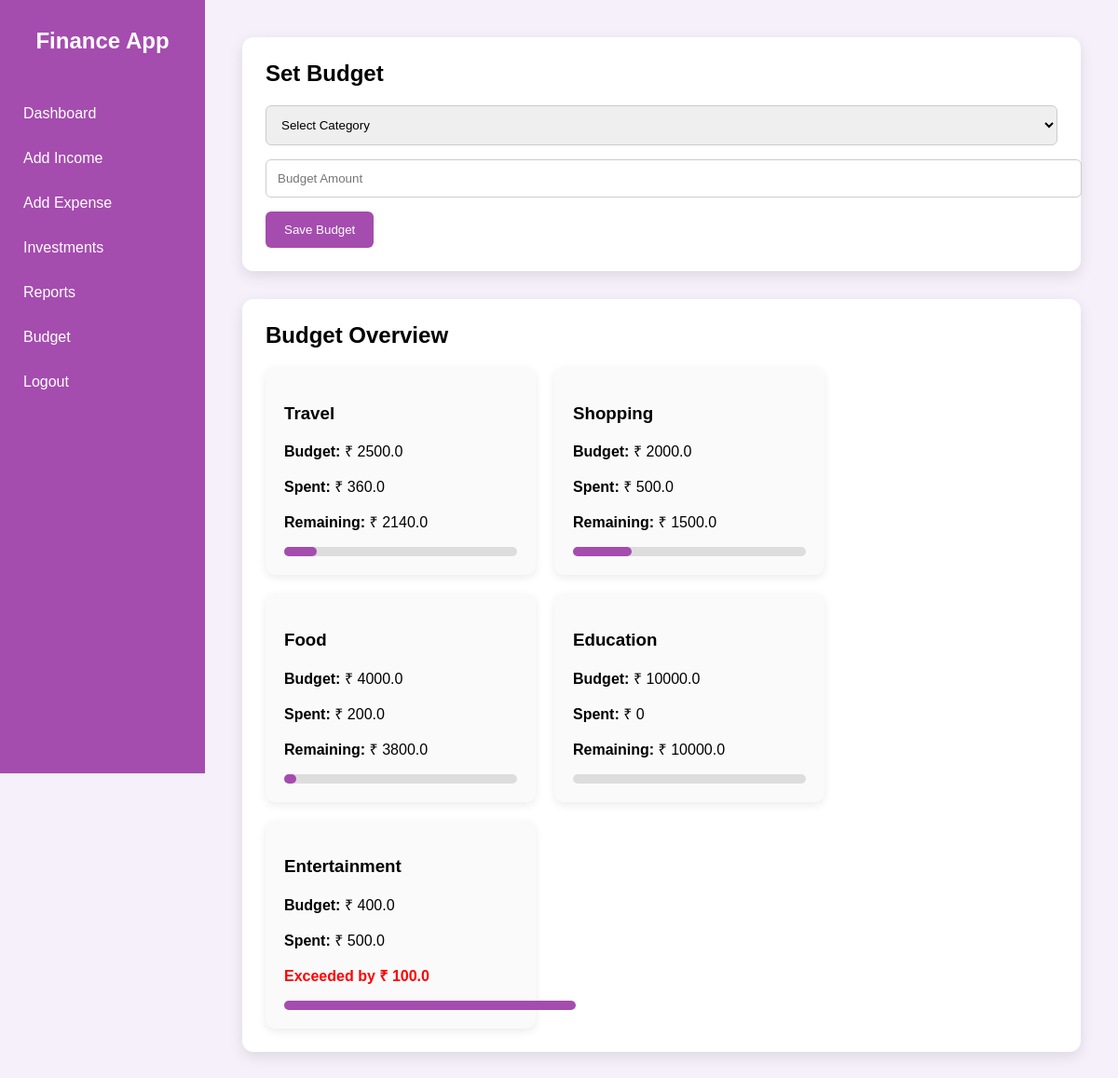
Screenshot of /budget (signed in) with the database file from the repository.
### tables this page shows
CREATE TABLE budget (
    id INTEGER PRIMARY KEY AUTOINCREMENT,
    user_id INTEGER,
    category TEXT,
    amount REAL
);

### app.py (the view, shortened to what this page needs)
@app.route('/budget', methods=['GET', 'POST'])
def budget():
    if 'user_id' not in session:
        return redirect('/')
    user_id = session['user_id']
    conn = get_db_connection()
    budgets_raw = conn.execute(
        "SELECT * FROM budget WHERE user_id=?",
        (user_id,)
    ).fetchall()
    budgets = []
    for b in budgets_raw:
        spent = conn.execute(
            "SELECT SUM(amount) as total FROM expense WHERE user_id=? AND category=?",
            (user_id, b['category'])
        ).fetchone()['total'] or 0
        remaining = b['amount'] - spent
        percentage = 0
        if b['amount'] > 0:
            percentage = (spent / b['amount']) * 100
        budgets.append({
            'category': b['category'],
            'budget': b['amount'],
            'spent': spent,
            'remaining': remaining,
            'percentage': percentage
        })
    conn.close()
    return render_template('budget.html', budgets=budgets)

### app.py (called while the page is built)
def get_db_connection():
    conn = sqlite3.connect('finance.db')
    conn.row_factory = sqlite3.Row
    return conn

### templates/budget.html (shortened to what this page needs)
<!DOCTYPE html>
<html>
<head>
</head>
<body>
<div class="sidebar">
    <h2>Finance App</h2>
    <a href="/dashboard">Dashboard</a>
    <a href="/add_income">Add Income</a>
    <a href="/add_expense">Add Expense</a>
    <a href="/add_investment">Investments</a>
    <a href="/reports">Reports</a>
    <a href="/budget">Budget</a>
    <a href="/logout">Logout</a>
</div>
<div class="main">
    <div class="card">
        <h2>Set Budget</h2>
        <form method="POST">
            <select name="category" required>
                <option value="">Select Category</option>
            </select>
            <input type="number" name="amount" placeholder="Budget Amount" required>
            <button type="submit">Save Budget</button>
        </form>
    </div>
    <div class="card">
        <h2>Budget Overview</h2>
        <div class="budget-cards">
            {% for b in budgets %}
            <div class="budget-card">
                <h3>{{ b.category }}</h3>
                <p><strong>Budget:</strong> ₹ {{ b.budget }}</p>
                <p><strong>Spent:</strong> ₹ {{ b.spent }}</p>
                {% if b.remaining >= 0 %}
                    <p><strong>Remaining:</strong> ₹ {{ b.remaining }}</p>
                {% else %}
                    <p class="danger">
                        Exceeded by ₹ {{ b.remaining | abs }}
                    </p>
                {% endif %}
                <div class="progress-bar">
                    <div class="progress"
                        data-width="{{ b.percentage | int }}">
                    </div>
                </div>
            </div>
            {% endfor %}
            </div>
</div>
</body>
</html>

### templates/budget.html (style rules this page uses)
body { margin: 0; font-family: Arial, sans-serif; background: #f5f0fa; display: flex; }
.sidebar { width: 220px; height: 100vh; background: #a54caf; color: white; position: fixed; padding-top: 30px; }
.sidebar h2 { text-align: center; margin-bottom: 40px; }
.sidebar a { display: block; color: white; text-decoration: none; padding: 15px 25px; }
.main { margin-left: 220px; width: 100%; padding: 40px; }
.card { background: white; padding: 25px; border-radius: 12px; margin-bottom: 30px; box-shadow: 0 5px 15px rgba(0,0,0,0.1); }
h2 { margin-top: 0; }
input { width: 100%; padding: 12px; margin-bottom: 15px; border: 1px solid #ccc; border-radius: 6px; }
button { background: #a54caf; color: white; border: none; padding: 12px 20px; border-radius: 6px; cursor: pointer; }
.progress-bar { width: 100%; height: 10px; background: #ddd; border-radius: 10px; margin-top: 10px; }
.progress { height: 10px; border-radius: 10px; background: #a54caf; }
.danger { color: red; font-weight: bold; }
select { width: 100%; padding: 12px; margin-bottom: 15px; border: 1px solid #ccc; border-radius: 6px; }
.budget-cards { display: flex; flex-wrap: wrap; gap: 20px; }
.budget-card { background: #fafafa; padding: 20px; border-radius: 10px; width: 250px; box-shadow: 0 3px 10px rgba(0,0,0,0.08); }

### rows the page displays
budget: category "Travel", budget "2500.0", spent "360.0", remaining "2140.0", {{ b.percentage | int }} 14 (drawn)
budget: category "Shopping", budget "2000.0", spent "500.0", remaining "1500.0", {{ b.percentage | int }} 25 (drawn)
budget: category "Food", budget "4000.0", spent "200.0", remaining "3800.0", {{ b.percentage | int }} 5 (drawn)
budget: category "Education", budget "10000.0", spent "0", remaining "10000.0"
budget: category "Entertainment", budget "400.0", spent "500.0", remaining|abs "100.0", {{ b.percentage | int }} 125 (drawn)
